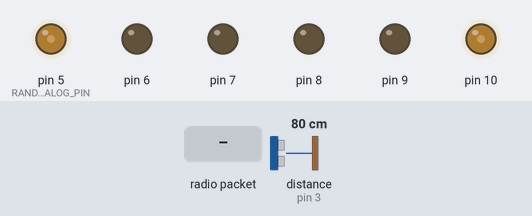
Simulated run of this sketch. Board: Arduino Mega 2560, built with avr-gcc and run on an emulated ATmega2560. On the bench: output pins drawn as LEDs (lit = HIGH). The inputs (shaded band) are chosen by the test bench; at power-on: distance to the obstacle (sensor on pin 3) 80 cm. The echo pulse lasts 58.3 µs per cm; random numbers use the default seed unless the sketch sets one; no radio packets arrive unless stated.

Above: at 1.2 s.
1.3 s: radio packet "1" arrives
At 1.9 s:
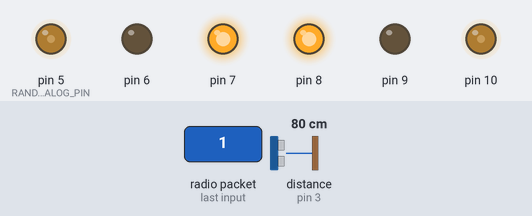
2.8 s: distance to the obstacle (sensor on pin 3) set to 28 cm
4.3 s: distance to the obstacle (sensor on pin 3) set to 23 cm
At 5.3 s:
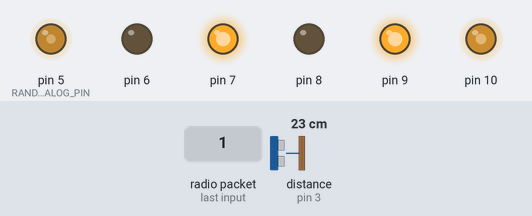
5.8 s: distance to the obstacle (sensor on pin 3) set to 35 cm
At 6.4 s:
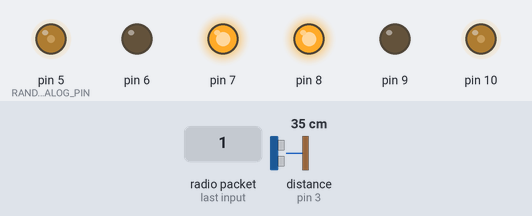
7.3 s: distance to the obstacle (sensor on pin 3) set to 2 cm
At 31.7 s:
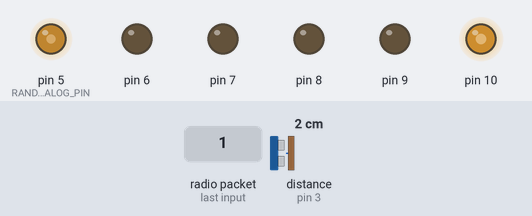
Timing chart, 0 to 32.8 s (numbered marks = the images above; inputs shaded):
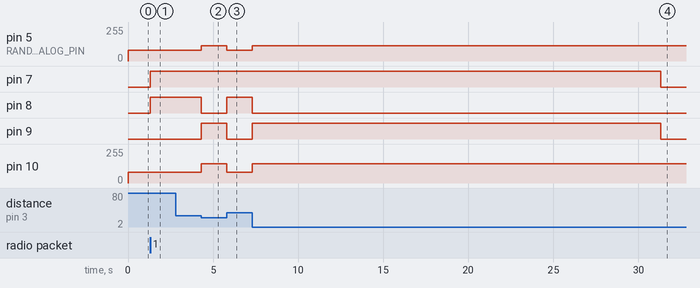

Measured:
- the behaviour switches between 26 and 25 cm on distance to the obstacle (sensor on pin 3) (found by bisection; images 1 and 2)
- after the input at 1.3 s, pin 7, pin 8: LOW → HIGH at once
- after the input at 2.8 s, every drawn part: stays the same
- after the input at 4.3 s, pin 5 (RANDOM_ANALOG_PIN): 80/255 → 113/255 at once; pin 8: HIGH → LOW at once; pin 9: LOW → HIGH at once; pin 10: 80/255 → 143/255 at once
- after the input at 5.8 s, pin 5 (RANDOM_ANALOG_PIN): 113/255 → 80/255 at once; pin 8: LOW → HIGH at once; pin 9: HIGH → LOW at once; pin 10: 143/255 → 80/255 at once
- after the input at 7.3 s, pin 5 (RANDOM_ANALOG_PIN): 80/255 → 113/255 at once; pin 9: LOW → HIGH at once, → LOW 24.0 s later; pin 10: 80/255 → 143/255 at once

The sketch:

Class3HomeworkRobot5.ino
```cpp
#include "pigmice_command_reader.h"
#include "pigmice_drive_train.h"
//#include "Timer.h"
#include <NewPing.h>
//#include "newping_distance_sensor.h"
//#include "moving_average.h"
#include "pigmice_autonomous.h"

#define MAX_DISTANCE 350 // Maximum distance (in cm) to ping.
#define PING_INTERVAL 43 // Milliseconds between sensor pings (29ms is about the min to avoid cross-sensor echo).
#define STOP_MOTOR_VAL 64 // Value to set the motor to stop
#define FORWARD_AUTO_MOTOR_VAL 84 // Value to set the motor for full autonomous forward speed
#define BACKWARD_AUTO_MOTOR_VAL 46 // Value to set the motor for full autonomous backward speed
#define PM_ROBOT_OD_THRESHOLD_CM 40 //Robot stop threshold


PigmiceCommandReader pmCR;
PigmiceDriveTrain pmDT;
PigmiceAutonomousRobot pmAuto;

int speedPrevL = 64;
int speedPrevR = 64;
int curSpeedL = 64;
int curSpeedR = 64;
int throttleCurveThreshold = 5;

int avoidObstaclesEvent;
bool isAvoidingObstacles = false;

void ComputeMotorSpeeds(int joystickX, int joystickY, int &speedMotor1, int &speedMotor2)
{
      // We use these values for computational ease, these hold the values of the joystick for our computation
    int     nJoyX;              // Joystick X input                     (-128..+127)
    int     nJoyY;              // Joystick Y input                     (-128..+127)


    // The mixed motor output that is on the compute scale/range, before being mapped back
    int     nMotMixL;           // Motor (left)  mixed output           (-128..+127)
    int     nMotMixR;           // Motor (right) mixed output           (-128..+127)

    // these will hold the final values to map it back to what our pigmice robot will need
    int     nMotFinalL;
    int     nMotFinalR;

    // Core configuration setting
    // - fPivYLimit  : The threshold at which the pivot action starts as we approach X=0
    //                This threshold is measured in units on the Y-axis
    //                away from the X-axis (Y=0). A greater value will assign
    //                more of the joystick's range to pivot actions.
    //                Allowable range: (0..+127)
    float fPivYLimit = 32.0;

    // These are temporary values are going to use during our computation
    float   nMotPremixL;    // Motor (left)  premixed output        (-128..+127)
    float   nMotPremixR;    // Motor (right) premixed output        (-128..+127)
    int     nPivSpeed;      // Pivot Speed                          (-128..+127)
    float   fPivScale;      // Balance scale b/w drive and pivot    (   0..1   )


    nJoyX = map(joystickX, 0, 1024, -128, 127);
    nJoyY = map(joystickY, 0, 1024, -128, 127);


    //First we can calculate the wheel speeds needed for moving the robot forward and backward
    if (nJoyY >= 0) {
      // Forward movement of the robot
      nMotPremixL = (nJoyX>=0)? 127.0 : (127.0 + nJoyX);
      nMotPremixR = (nJoyX>=0)? (127.0 - nJoyX) : 127.0;
    } else {
      // Reverse movement of the robot:
      nMotPremixL = (nJoyX>=0)? (127.0 - nJoyX) : 127.0;
      nMotPremixR = (nJoyX>=0)? 127.0 : (127.0 + nJoyX);
    }

    // We have to scale it before we compute the final mix.  So We scale the wheel speeds based on Y input (throttle)
      nMotPremixL = nMotPremixL * nJoyY/128.0;
      nMotPremixR = nMotPremixR * nJoyY/128.0;

      // This is where we compute the "peeks" or the pivot amount, so to speak.
      // 1: How strong we want the pivot to be (nPivSpeed) based on Joystick X input
      // 2: Blending of pivot vs drive (fPivScale) based on Joystick Y input
      nPivSpeed = nJoyX;

      //The scale is 0 if it is above the limit, if not we factor in the limit to compute the scale
      fPivScale = (abs(nJoyY)>fPivYLimit)? 0.0 : (1.0 - abs(nJoyY)/fPivYLimit);

      // Calculate final mix of Drive and Pivot
      nMotMixL = (1.0-fPivScale)*nMotPremixL + fPivScale*( nPivSpeed);
      nMotMixR = (1.0-fPivScale)*nMotPremixR + fPivScale*(-nPivSpeed);

      //map it back to final values for our robot motor
      nMotFinalL = map(nMotMixL, -128, 127, 0, 127);
      nMotFinalR = map(nMotMixR, -128, 127, 0, 127);

      speedMotor1 = nMotFinalR;
      speedMotor2 = nMotFinalL;

}


void SafetyCheckAndDrive() {

   if (pmCR.getBtnUp() == 0)
    {
      isAvoidingObstacles = false;

    }else  if (pmCR.getBtnDown() == 0)
    {

      if (!isAvoidingObstacles)
      {
        isAvoidingObstacles = true;
        pmAuto.initialize();
      }

      pmAuto.run();

    }else
    {
      isAvoidingObstacles = false;
       DrivePigmiceRobot(curSpeedL, curSpeedR);

    }

}


void DrivePigmiceRobot(int reqSpeedL, int reqSpeedR)
{

  if ((reqSpeedL >= 60) && (reqSpeedL <= 68))
    reqSpeedL = 64;

  if ((reqSpeedR >= 60) && (reqSpeedR <= 68))
    reqSpeedR = 64;

      pmDT.setMotor1Speed(reqSpeedL);
      pmDT.setMotor2Speed(reqSpeedR);
      speedPrevL = reqSpeedL;
      speedPrevR = reqSpeedR;
}

void setup() {

  //we initialize the command reader and drive train objects
    pmCR.initializeCommandReader(); //we initialize the pigmice command reader
    pmDT.initializeDriveTrain(); //we initialize the pigmice drive train

    Serial.begin(115200);

    pmAuto.SetDriveTrain(pmDT);

}

void loop() {


  int speedL = 64;
  int speedR = 64;

 // Check for commands from the teleoperator via RF
  if (pmCR.readCommand()) //if we are successful in reading
  {
     ComputeMotorSpeeds(pmCR.getBtnJoystickX(), pmCR.getBtnJoystickY(), speedR, speedL); //computes wheel speeds from joystick values
     curSpeedL = speedL;
     curSpeedR = speedR;
  }

  //Decide what action to perform: teleoperate or autonomous
  SafetyCheckAndDrive();

}
```

distance_sensor.h
```cpp
  class DistanceSensorDriver
    {
    public:
        /**
          * @brief Class constructor.
          * @param distance The maximum distance in centimeters that needs to be tracked.
          */
        DistanceSensorDriver(unsigned int distance) : maxDistance(distance) {}

        /**
         * @brief Return the distance to the nearest obstacle in centimeters.
         * @return the distance to the closest object in centimeters
         *   or maxDistance if no object was detected
         */
        virtual unsigned int getDistance() = 0;

    protected:
        unsigned int maxDistance;
    };
```

moving_average.h
```cpp
template <typename V, int N> class MovingAverage
{
public:

    MovingAverage(V def = 0) : sum(0), p(0)
    {
        for (int i = 0; i < N; i++) {
            samples[i] = def;
            sum += samples[i];
        }
    }


    V add(V new_sample)
    {
        sum = sum - samples[p] + new_sample;
        samples[p++] = new_sample;
        if (p >= N)
            p = 0;
        return sum / N;
    }

private:
    V samples[N];
    V sum;
    V p;
};
```

newping_distance_sensor.h
```cpp
#include "distance_sensor.h"

class DistanceSensor : public DistanceSensorDriver
    {
    public:
        DistanceSensor(int triggerPin, int echoPin, int maxDistance)
            : DistanceSensorDriver(maxDistance),
              sensor(triggerPin, echoPin, maxDistance)
        {
        }

        virtual unsigned int getDistance()
        {
            int distance = sensor.ping_cm();
            if (distance <= 0)
                return maxDistance;
            return distance;
        }
    private:
        NewPing sensor;
    };
```

pigmice_autonomous.h
```cpp
#include "newping_distance_sensor.h"
#include "moving_average.h"

#define RUN_TIME 30                     /**< seconds the robot will run */
#define TOO_CLOSE 25                    /**< distance to obstacle in centimeters */
#define MAX_DISTANCE (TOO_CLOSE * 10)   /**< maximum distance to track with sensor */
#define RANDOM_ANALOG_PIN 5             /**< unused analog pin to use as random seed */
#define DISTANCE_SENSOR_INIT 2,3,MAX_DISTANCE

 class PigmiceAutonomousRobot
    {
    public:

        PigmiceAutonomousRobot() :
              distanceSensor(DISTANCE_SENSOR_INIT),
              distanceAverage(TOO_CLOSE * 10)
        {
            initialize();
        }

        void SetDriveTrain(PigmiceDriveTrain& pmDT)
        {
          _pmDT = pmDT;
        }

        void initialize()
        {
            randomSeed(analogRead(RANDOM_ANALOG_PIN));
            endTime = millis() + RUN_TIME * 1000;
            move();
        }


        void run()
        {
            if (stopped())
                return;

            unsigned long currentTime = millis();
            int distance = distanceAverage.add(distanceSensor.getDistance());


            if (doneRunning(currentTime))
                stop();
            else if (moving()) {
                if (obstacleAhead(distance))
                    turn(currentTime);
            }
            else if (turning()) {
                if (doneTurning(currentTime, distance))
                    move();
            }
        }

    protected:
        void move()
        {
           _pmDT.setMotor1Speed(84);
           _pmDT.setMotor2Speed(84);
            state = stateMoving;
        }

        void stop()
        {
           _pmDT.setMotor1Speed(64);
           _pmDT.setMotor2Speed(64);
            state = stateStopped;
        }

        bool doneRunning(unsigned long currentTime)
        {
            return (currentTime >= endTime);
        }

        bool obstacleAhead(unsigned int distance)
        {
            return (distance <= TOO_CLOSE);
        }

        bool turn(unsigned long currentTime)
        {
            if (random(2) == 0) {
                _pmDT.setMotor1Speed(28);
                _pmDT.setMotor2Speed(92);
            }
            else {
                _pmDT.setMotor1Speed(92);
                _pmDT.setMotor2Speed(28);
            }
            state = stateTurning;
            endStateTime = currentTime + random(500, 1000);
        }

        bool doneTurning(unsigned long currentTime, unsigned int distance)
        {
            if (currentTime >= endStateTime)
                return (distance > TOO_CLOSE);
            return false;
        }

        bool moving() { return (state == stateMoving); }
        bool turning() { return (state == stateTurning); }
        bool stopped() { return (state == stateStopped); }

    private:
        PigmiceDriveTrain _pmDT;
        DistanceSensor distanceSensor;
        MovingAverage<unsigned int, 3> distanceAverage;
        enum state_t { stateStopped, stateMoving, stateTurning };
        state_t state;
        unsigned long endStateTime;
        unsigned long endTime;
    };
```

pigmice_command_reader.h
```cpp
#include <RF24.h>
#include <RF24_config.h>
const byte rxAddr[6] = "00001";

class PigmiceCommandReader
{
public:

	PigmiceCommandReader()
		: btnUp(1), btnDown(1), btnLeft(1), btnRight(1), btnStart(1), btnSelect(1), btnJoystick(1), btnJoystickX(512), btnJoystickY(512), radio(22, 23)
	{

	}

 void initializeCommandReader()
 {
    radio.begin();
    radio.openReadingPipe(0, rxAddr);
    radio.startListening();
 }

	bool readCommand()
	{
		if (radio.available())
		{
			radio.read(&pmPBotDrive, sizeof(pmPBotDrive));

			//set values
			btnUp = pmPBotDrive.btnUp;
			btnDown = pmPBotDrive.btnDown;
			btnLeft = pmPBotDrive.btnLeft;
			btnRight = pmPBotDrive.btnRight;
			btnStart = pmPBotDrive.btnStart;

			btnSelect = pmPBotDrive.btnSelect;
			btnJoystick = pmPBotDrive.btnJoystick;
			btnJoystickX = pmPBotDrive.btnJoystickX;
			btnJoystickY = pmPBotDrive.btnJoystickY;


			return true;
		}
		else
		{
			return false;
		}

	}

	int getBtnUp() const
	{
		return btnUp;
	}

	int getBtnDown() const
	{
		return btnDown;
	}

	int getBtnLeft() const
	{
		return btnLeft;
	}

	int getBtnRight() const
	{
		return btnRight;
	}

	int getBtnStart() const
	{
		return btnStart;
	}

	int getBtnSelect() const
	{
		return btnSelect;
	}

	int getBtnJoystick() const
	{
		return btnJoystick;
	}

	int getBtnJoystickX() const
	{
		return btnJoystickX;
	}

	int getBtnJoystickY() const
	{
		return btnJoystickY;
	}


private:

	int btnUp;
	int btnDown;
	int btnLeft;
	int btnRight;
	int btnStart;

	int btnSelect;
	int btnJoystick;
	int btnJoystickX;
	int btnJoystickY;

	RF24 radio;

	struct pigmicePBotDrive_t {
		int btnUp;
		int btnDown;
		int btnLeft;
		int btnRight;
		int btnStart;
		int btnSelect;
		int btnJoystick;
		int btnJoystickX;
		int btnJoystickY;
	}
	pmPBotDrive;

};
```

pigmice_drive_train.h
```cpp
#include <printf.h>


class PigmiceDriveTrain
{

public:
	PigmiceDriveTrain()
		: currentMotor1Speed(0), currentMotor2Speed(0), enA(10), in1(8), in2(9), enB(5), in3(7), in4(6)
	{

	}

 void setSerialPortNumber(int serialPortNumber)
 {
   serialPortNum = serialPortNumber;
 }

	void initializeDriveTrain()
	{
	  pinMode(enA, OUTPUT);
    pinMode(enB, OUTPUT);
    pinMode(in1, OUTPUT);
    pinMode(in2, OUTPUT);
    pinMode(in3, OUTPUT);
    pinMode(in4, OUTPUT);
	}

	void setMotor1Speed(int speed)
	{
    if (speed > 64)
    {
      digitalWrite(in1, HIGH);
      digitalWrite(in2, LOW);
      int actualForwardSpeed = map(speed, 64, 127, 0, 255);
      analogWrite(enA, actualForwardSpeed);

    }else if (speed < 64)
    {
      digitalWrite(in1, LOW);
      digitalWrite(in2, HIGH);
      int actualBackwardSpeed = map(speed, 64, 0, 0, 255);
      analogWrite(enA, actualBackwardSpeed);

    }else
    {
        digitalWrite(in1, LOW);
        digitalWrite(in2, LOW);

    }

		currentMotor1Speed = speed;
	}

	void setMotor2Speed(int speed)
	{

        if (speed > 64)
        {
          digitalWrite(in3, HIGH);
          digitalWrite(in4, LOW);
          int actualForwardSpeed = map(speed, 64, 127, 0, 255);
          analogWrite(enB, actualForwardSpeed);

        }else if (speed < 64)
        {
          digitalWrite(in3, LOW);
          digitalWrite(in4, HIGH);
          int actualBackwardSpeed = map(speed, 64, 0, 0, 255);
          analogWrite(enB, actualBackwardSpeed);

        }else
        {
            digitalWrite(in3, LOW);
            digitalWrite(in4, LOW);

        }


		currentMotor2Speed = speed;

	}

	int getMotor1Speed() const
	{
		return currentMotor1Speed;
	}

	int getMotor2Speed() const
	{
		return currentMotor2Speed;
	}

private:
	int currentMotor1Speed;
	int currentMotor2Speed;
  int serialPortNum;
  // connect motor controller pins to Arduino digital pins
  int enA;
  int in1;
  int in2;
  // motor two
  int enB;
  int in3;
  int in4;
};
```
